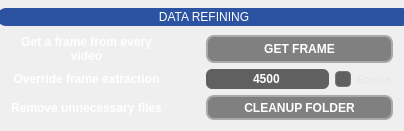
            <widget class="QGroupBox" name="groupBox_3">
             <property name="minimumSize">
              <size>
               <width>0</width>
               <height>121</height>
              </size>
             </property>
             <property name="styleSheet">
              <string notr="true">QGroupBox {
    border: none;
    margin-top: 24; 
}

QGroupBox::title {
    background-color: #2C53A1;
    color: #FFFFFF;
    padding: 2px 160px;     
    margin-top: 8px;        
    margin-bottom: 2px;      
    border-radius: 4px;
    font-weight: bold;
    border-top-left-radius: 9px;
    border-bottom-left-radius: 9px;
    border-top-right-radius: 9px;
    border-bottom-right-radius: 9px;
    subcontrol-origin: margin;
    subcontrol-position: top center; 
}</string>
             </property>
             <property name="title">
              <string>DATA REFINING</string>
             </property>
             <layout class="QGridLayout" name="gridLayout_8">
              <item row="2" column="2" colspan="2">
               <widget class="QPushButton" name="clear_unused_files_button">
                <property name="enabled">
                 <bool>false</bool>
                </property>
                <property name="sizePolicy">
                 <sizepolicy hsizetype="Preferred" vsizetype="Preferred">
                  <horstretch>0</horstretch>
                  <verstretch>0</verstretch>
                 </sizepolicy>
                </property>
                <property name="minimumSize">
                 <size>
                  <width>0</width>
                  <height>25</height>
                 </size>
                </property>
                <property name="cursor">
                 <cursorShape>PointingHandCursor</cursorShape>
                </property>
                <property name="styleSheet">
                 <string notr="true">QPushButton{font:7pt&quot;Arial&quot;;font-weight:bold;}QPushButton{border:2px solid #A21F27;border-radius:8px;background-color:#2C53A1;color:#FFFFFF;font:8pt&quot;Arial&quot;;font-weight:bold;}QPushButton:pressed{border:2px solid #A21F27;border-radius:8px;background-color:#A21F27;color:#FFFFFF;}
QPushButton:disabled {
    background-color: gray;
    color: white; /* Optional: change text color */
    border: 2px solid darkgray; /* Optional: customize border */
}</string>
                </property>
                <property name="text">
                 <string notr="true">CLEANUP FOLDER</string>
                </property>
               </widget>
              </item>
              <item row="1" column="2">
               <widget class="QLineEdit" name="override_frame_extraction_lineedit">
                <property name="sizePolicy">
                 <sizepolicy hsizetype="Preferred" vsizetype="Preferred">
                  <horstretch>0</horstretch>
                  <verstretch>0</verstretch>
                 </sizepolicy>
                </property>
                <property name="minimumSize">
                 <size>
                  <width>0</width>
                  <height>0</height>
                 </size>
                </property>
                <property name="maximumSize">
                 <size>
                  <width>16777215</width>
                  <height>20</height>
                 </size>
                </property>
                <property name="styleSheet">
                 <string notr="true">QLineEdit{border:#969696;background-color:#606060;border-bottom-left-radius:6px;border-top-left-radius:6px;color:#FFFFFF;font:7pt&quot;Arial&quot;;font-weight:bold;border-bottom-right-radius:6px;border-top-right-radius:6px}</string>
                </property>
                <property name="text">
                 <string notr="true">4500</string>
                </property>
                <property name="alignment">
                 <set>Qt::AlignmentFlag::AlignCenter</set>
                </property>
               </widget>
              </item>
              <item row="1" column="3">
               <widget class="QCheckBox" name="override_frame_extraction_checkbox">
                <property name="sizePolicy">
                 <sizepolicy hsizetype="Preferred" vsizetype="Preferred">
                  <horstretch>0</horstretch>
                  <verstretch>0</verstretch>
                 </sizepolicy>
                </property>
                <property name="styleSheet">
                 <string notr="true">QCheckBox {
    font-family: Arial;
    font-size: 8pt;
}

QCheckBox {
    font-family: Arial;
    font-size: 8pt;
    spacing: 6px;
    color: #E6E6E6;
background: transparent;
}

QCheckBox::indicator {
    width: 14px;
    height: 14px;
    background-color: #606060;
    border: 1px solid #7A7A7A;
    border-radius: 4px;
}

QCheckBox::indicator:hover {
    background-color: #6D6D6D;
    border: 1px solid #909090;
}

QCheckBox::indicator:pressed {
    background-color: #555555;
}

QCheckBox::indicator:checked {
    background-color: #A21F27;
    border: 1px solid #C52A34;
}

QCheckBox::indicator:checked:hover {
    background-color: #B5232C;
}

QCheckBox::indicator:disabled {
    background-color: #3F3F3F;
    border: 1px solid #555555;
}

QCheckBox:disabled {
    color: #7A7A7A;
}</string>
                </property>
                <property name="text">
                 <string>Enable</string>
                </property>
                <property name="checked">
                 <bool>false</bool>
                </property>
               </widget>
              </item>
              <item row="1" column="0">
               <widget class="QLabel" name="override_frame_extraction_label">
                <property name="sizePolicy">
                 <sizepolicy hsizetype="Preferred" vsizetype="Preferred">
                  <horstretch>0</horstretch>
                  <verstretch>0</verstretch>
                 </sizepolicy>
                </property>
                <property name="cursor">
                 <cursorShape>WhatsThisCursor</cursorShape>
                </property>
                <property name="toolTip">
                 <string>&lt;html&gt;&lt;head/&gt;&lt;body&gt;

&lt;p&gt;&lt;span style=&quot; font-size:8pt; font-weight:400;&quot;&gt;Manually specify which frame should be extracted from each video.&lt;/span&gt;&lt;/p&gt;

&lt;p&gt;&lt;span style=&quot; font-size:8pt; font-weight:400;&quot;&gt;Overrides the default automatic frame selection and uses the exact frame index provided.&lt;/span&gt;&lt;/p&gt;

&lt;p&gt;&lt;span style=&quot; font-size:8pt; font-weight:400; font-style:italic;&quot;&gt;Use this when you need a consistent or specific moment (e.g., empty arena, stable lighting) for ROI definition or geometry setup.&lt;/span&gt;&lt;/p&gt;

&lt;/body&gt;&lt;/html&gt;</string>
                </property>
                <property name="styleSheet">
                 <string notr="true">QLabel{color:#FFFFFF;font:7pt&quot;Arial&quot;;font-weight:bold;}</string>
                </property>
                <property name="text">
                 <string notr="true">Override frame extraction</string>
                </property>
                <property name="alignment">
                 <set>Qt::AlignmentFlag::AlignCenter</set>
                </property>
                <property name="wordWrap">
                 <bool>true</bool>
                </property>
               </widget>
              </item>
              <item row="2" column="0">
               <widget class="QLabel" name="clear_unused_files_title">
                <property name="sizePolicy">
                 <sizepolicy hsizetype="Preferred" vsizetype="Preferred">
                  <horstretch>0</horstretch>
                  <verstretch>0</verstretch>
                 </sizepolicy>
                </property>
                <property name="cursor">
                 <cursorShape>WhatsThisCursor</cursorShape>
                </property>
                <property name="toolTip">
                 <string>&lt;html&gt;&lt;head/&gt;&lt;body&gt;&lt;p&gt;&lt;span style=&quot; font-size:8pt; font-weight:400;&quot;&gt;Remove files that are not required for the current analysis.&lt;/span&gt;&lt;/p&gt;&lt;p&gt;&lt;span style=&quot; font-size:8pt; font-weight:400;&quot;&gt;Keeps only relevant inputs (e.g., videos, tracking CSVs, ROI files) to avoid conflicts or incorrect file matching.&lt;/span&gt;&lt;/p&gt;&lt;/body&gt;&lt;/html&gt;</string>
                </property>
                <property name="styleSheet">
                 <string notr="true">QLabel{color:#FFFFFF;font:7pt&quot;Arial&quot;;font-weight:bold;}</string>
                </property>
                <property name="text">
                 <string notr="true">Remove unnecessary files</string>
                </property>
                <property name="alignment">
                 <set>Qt::AlignmentFlag::AlignCenter</set>
                </property>
               </widget>
              </item>
              <item row="0" column="2" colspan="2">
               <widget class="QPushButton" name="get_frames_button">
                <property name="enabled">
                 <bool>false</bool>
                </property>
                <property name="sizePolicy">
                 <sizepolicy hsizetype="Preferred" vsizetype="Preferred">
                  <horstretch>0</horstretch>
                  <verstretch>0</verstretch>
                 </sizepolicy>
                </property>
                <property name="minimumSize">
                 <size>
                  <width>0</width>
                  <height>25</height>
                 </size>
                </property>
                <property name="cursor">
                 <cursorShape>PointingHandCursor</cursorShape>
                </property>
                <property name="styleSheet">
                 <string notr="true">QPushButton{font:7pt&quot;Arial&quot;;font-weight:bold;}QPushButton{border:2px solid #A21F27;border-radius:8px;background-color:#2C53A1;color:#FFFFFF;font:8pt&quot;Arial&quot;;font-weight:bold;}QPushButton:pressed{border:2px solid #A21F27;border-radius:8px;background-color:#A21F27;color:#FFFFFF;}
QPushButton:disabled {
    background-color: gray;
    color: white; /* Optional: change text color */
    border: 2px solid darkgray; /* Optional: customize border */
}</string>
                </property>
                <property name="text">
                 <string notr="true">GET FRAME</string>
                </property>
               </widget>
              </item>
              <item row="0" column="1">
               <spacer name="horizontalSpacer_23">
                <property name="orientation">
                 <enum>Qt::Orientation::Horizontal</enum>
                </property>
                <property name="sizeHint" stdset="0">
                 <size>
                  <width>38</width>
                  <height>20</height>
                 </size>
                </property>
               </spacer>
              </item>
              <item row="0" column="0">
               <widget class="QLabel" name="get_frames_label">
                <property name="sizePolicy">
                 <sizepolicy hsizetype="Preferred" vsizetype="Preferred">
                  <horstretch>0</horstretch>
                  <verstretch>0</verstretch>
                 </sizepolicy>
                </property>
                <property name="minimumSize">
                 <size>
                  <width>140</width>
                  <height>0</height>
                 </size>
                </property>
                <property name="cursor">
                 <cursorShape>WhatsThisCursor</cursorShape>
                </property>
                <property name="toolTip">
                 <string>&lt;html&gt;&lt;head/&gt;&lt;body&gt;&lt;p&gt;&lt;span style=&quot; font-size:8pt; font-weight:400;&quot;&gt;Extract a representative frame from each video in the selected folder.&lt;/span&gt;&lt;/p&gt;&lt;p&gt;&lt;span style=&quot; font-size:8pt; font-weight:400;&quot;&gt;These frames are used as background images for validation, ROI definition, geometry setup (e.g., in ImageJ) and plotting.&lt;/span&gt;&lt;/p&gt;&lt;p&gt;&lt;span style=&quot; font-size:8pt; font-weight:400; font-style:italic;&quot;&gt;Useful to prepare arena coordinates (.json) or ROI files before running the full analysis.&lt;/span&gt;&lt;/p&gt;&lt;/body&gt;&lt;/html&gt;</string>
                </property>
                <property name="styleSheet">
                 <string notr="true">QLabel{color:#FFFFFF;font:7pt&quot;Arial&quot;;font-weight:bold;}</string>
                </property>
                <property name="text">
                 <string notr="true">Get a frame from every video</string>
                </property>
                <property name="alignment">
                 <set>Qt::AlignmentFlag::AlignCenter</set>
                </property>
                <property name="wordWrap">
                 <bool>true</bool>
                </property>
               </widget>
              </item>
              <item row="2" column="1">
               <spacer name="horizontalSpacer_25">
                <property name="orientation">
                 <enum>Qt::Orientation::Horizontal</enum>
                </property>
                <property name="sizeHint" stdset="0">
                 <size>
                  <width>38</width>
                  <height>20</height>
                 </size>
                </property>
               </spacer>
              </item>
              <item row="1" column="1">
               <spacer name="horizontalSpacer_24">
                <property name="orientation">
                 <enum>Qt::Orientation::Horizontal</enum>
                </property>
                <property name="sizeHint" stdset="0">
                 <size>
                  <width>38</width>
                  <height>20</height>
                 </size>
                </property>
               </spacer>
              </item>
             </layout>
            </widget>
